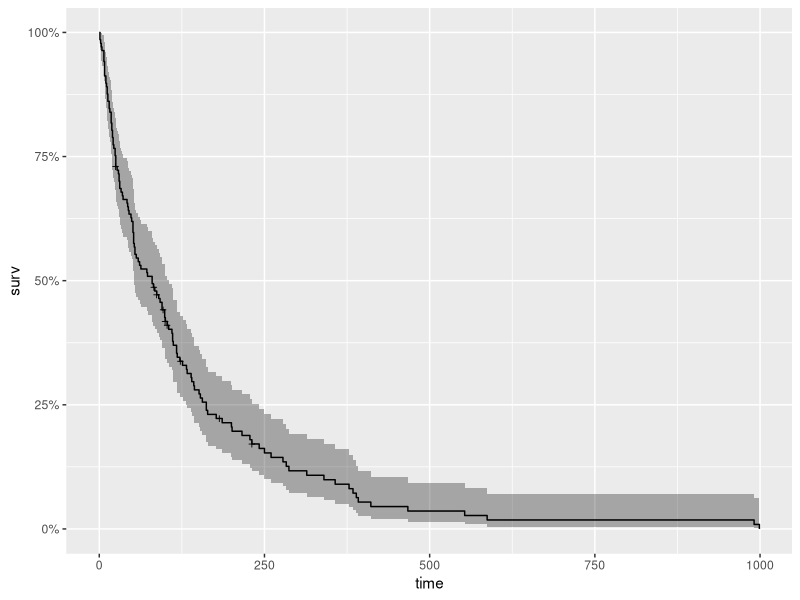
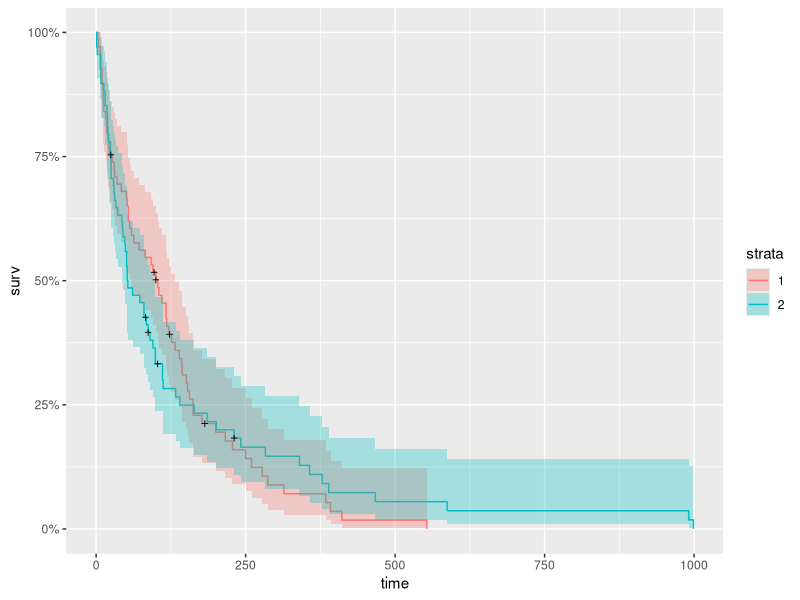
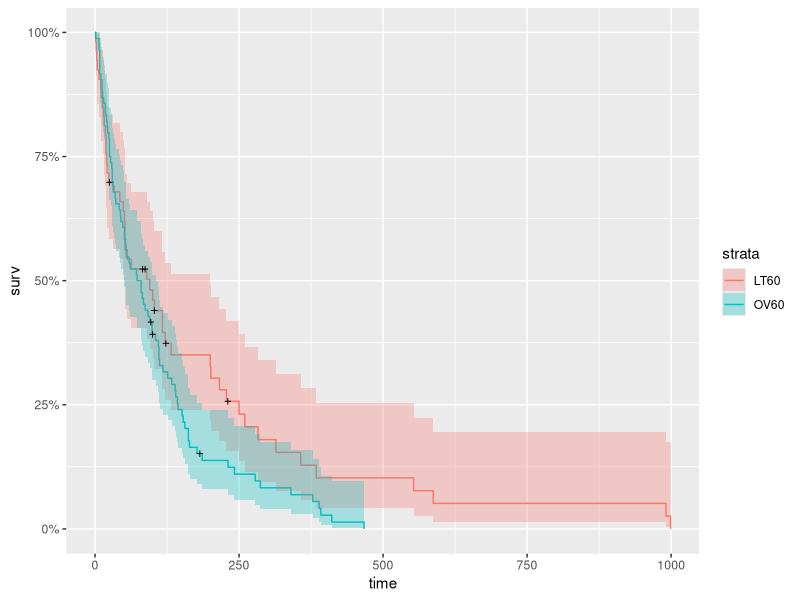
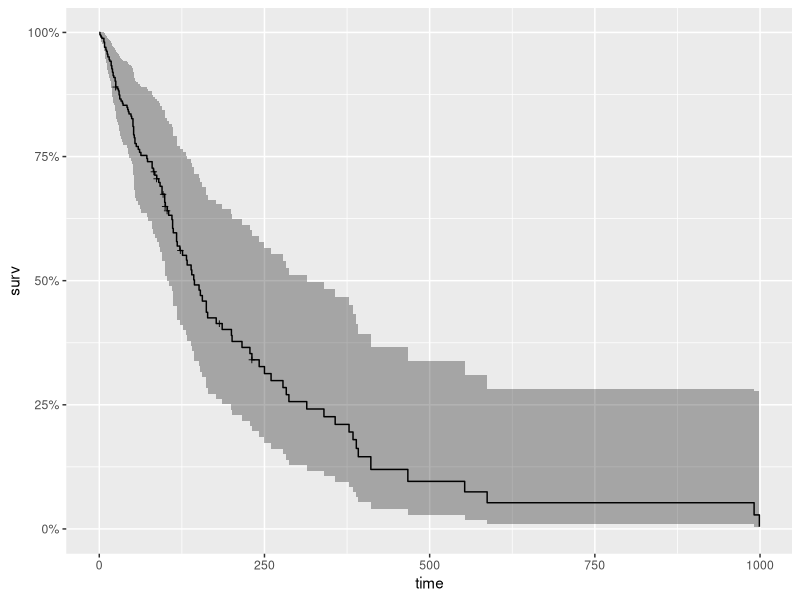
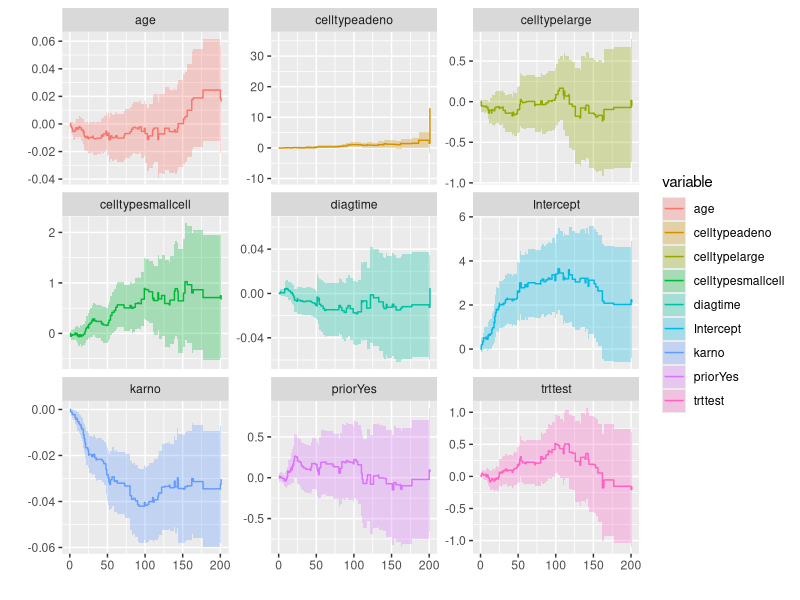
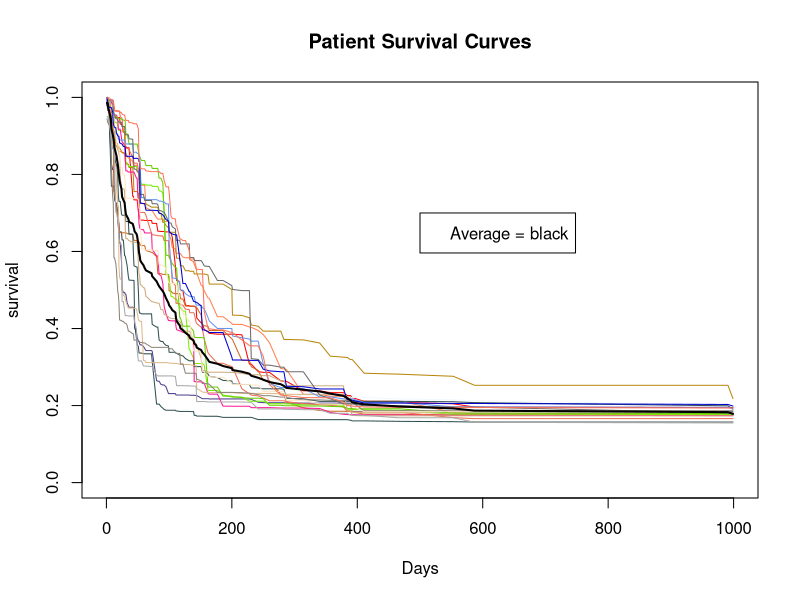
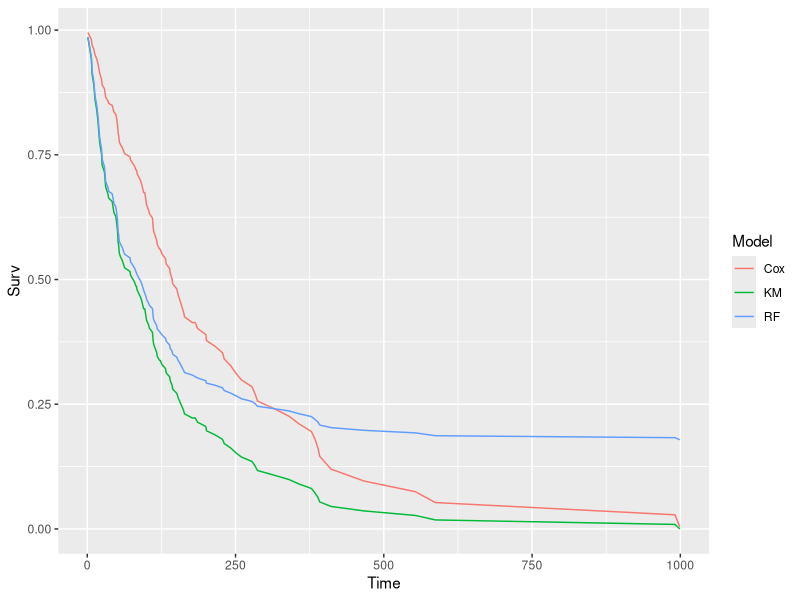

These figures' R source, in order:
## Script for Survival analysis


library(survival)
library(ranger)
library(ggplot2)
library(dplyr)
library(ggfortify)

## veteran sample data in Rstudio
data(veteran)
head(veteran)

# Kaplan Meier Survival Curve
km <- with(veteran, Surv(time, status))
head(km,80)

km_fit <- survfit(Surv(time, status) ~ 1, data=veteran)
summary(km_fit, times = c(1,30,60,90*(1:10)))

#plot(km_fit, xlab="Days", main = 'Kaplan Meyer Plot') #base graphics is always ready
autoplot(km_fit)

km_trt_fit <- survfit(Surv(time, status) ~ trt, data=veteran)
autoplot(km_trt_fit)

vet <- mutate(veteran, AG = ifelse((age < 60), "LT60", "OV60"),
              AG = factor(AG),
              trt = factor(trt,labels=c("standard","test")),
              prior = factor(prior,labels=c("N0","Yes")))

km_AG_fit <- survfit(Surv(time, status) ~ AG, data=vet)
autoplot(km_AG_fit)

# Fit Cox Model
cox <- coxph(Surv(time, status) ~ trt + celltype + karno + diagtime + age + prior , data = vet)
summary(cox)

cox_fit <- survfit(cox)
#plot(cox_fit, main = "cph model", xlab="Days")
autoplot(cox_fit)

aa_fit <-aareg(Surv(time, status) ~ trt + celltype +
                 karno + diagtime + age + prior , 
               data = vet)
aa_fit

autoplot(aa_fit)

# ranger model
r_fit <- ranger(Surv(time, status) ~ trt + celltype + 
                  karno + diagtime + age + prior,
                data = vet,
                mtry = 4,
                importance = "permutation",
                splitrule = "extratrees",
                verbose = TRUE)

# Average the survival models
death_times <- r_fit$unique.death.times 
surv_prob <- data.frame(r_fit$survival)
avg_prob <- sapply(surv_prob,mean)

# Plot the survival models for each patient
plot(r_fit$unique.death.times,r_fit$survival[1,], 
     type = "l", 
     ylim = c(0,1),
     col = "red",
     xlab = "Days",
     ylab = "survival",
     main = "Patient Survival Curves")

#
cols <- colors()
for (n in sample(c(2:dim(vet)[1]), 20)){
  lines(r_fit$unique.death.times, r_fit$survival[n,], type = "l", col = cols[n])
}
lines(death_times, avg_prob, lwd = 2)
legend(500, 0.7, legend = c('Average = black'))

vi <- data.frame(sort(round(r_fit$variable.importance, 4), decreasing = TRUE))
names(vi) <- "importance"
head(vi)

cat("Prediction Error = 1 - Harrell's c-index = ", r_fit$prediction.error)
## Prediction Error = 1 - Harrell's c-index =  0.3087233

# Set up for ggplot
kmi <- rep("KM",length(km_fit$time))
km_df <- data.frame(km_fit$time,km_fit$surv,kmi)
names(km_df) <- c("Time","Surv","Model")

coxi <- rep("Cox",length(cox_fit$time))
cox_df <- data.frame(cox_fit$time,cox_fit$surv,coxi)
names(cox_df) <- c("Time","Surv","Model")

rfi <- rep("RF",length(r_fit$unique.death.times))
rf_df <- data.frame(r_fit$unique.death.times,avg_prob,rfi)
names(rf_df) <- c("Time","Surv","Model")

plot_df <- rbind(km_df,cox_df,rf_df)

p <- ggplot(plot_df, aes(x = Time, y = Surv, color = Model))
p + geom_line()
